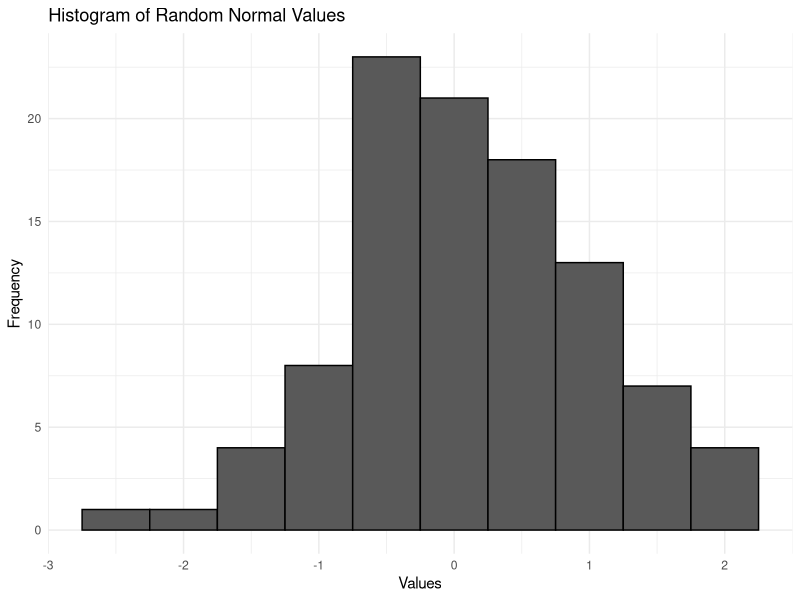
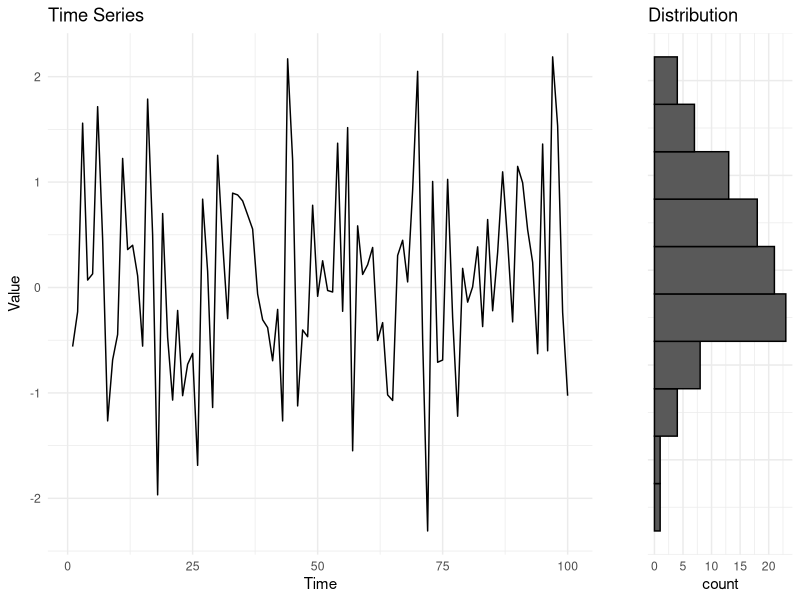
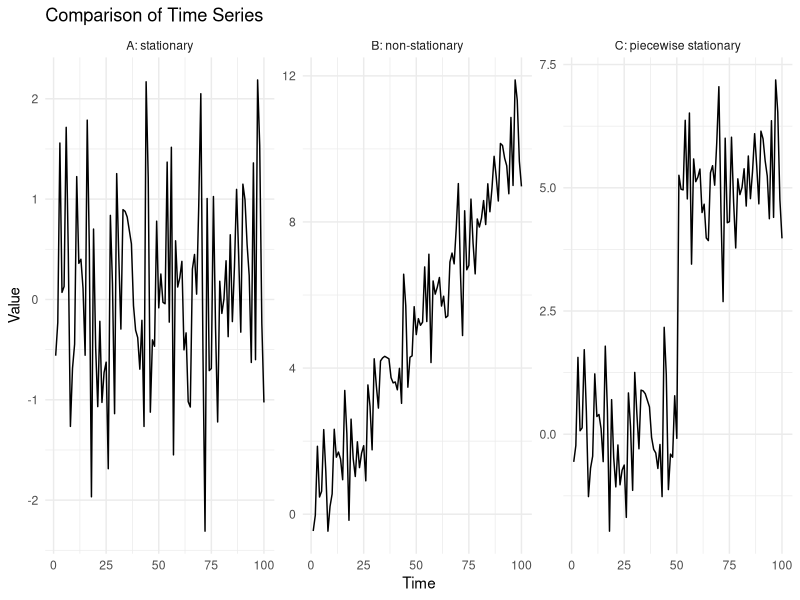

Write R code to recreate these figures, in order.
## ---- chunk 1
library(tidyverse)
library(ggpubr)
## ---- chunk 2
set.seed(123)
# Convert y to a data frame
data <- data.frame(y = rnorm(100))

# Create the histogram using ggplot2
ggplot(data, aes(x = y)) +
  geom_histogram(binwidth = 0.5, color = "black") +
  theme_minimal() +
  labs(title = "Histogram of Random Normal Values", x = "Values", y = "Frequency")
## ---- chunk 3
# Set seed for reproducibility
set.seed(123)

# Generate a stationary time series (normally distributed)
y <- rnorm(100)

# Create a data frame with an index for time and the time series values
data <- data.frame(time = 1:100, y = y)

# Time series plot (line graph) on the left
time_series_plot <- ggplot(data, aes(x = time, y = y)) +
  geom_line() +
  theme_minimal() +
  labs(title = "Time Series", x = "Time", y = "Value")

# Rotated histogram plot (using coord_flip to rotate)
rotated_histogram <- ggplot(data, aes(x = y)) +
  geom_histogram(binwidth = 0.5, color = "black") +
  coord_flip() +  # Flip the histogram to align it vertically
  theme_minimal() +
  theme(axis.title.y = element_blank(),    # Remove y-axis label
        axis.text.y = element_blank(),     # Remove y-axis numbers
        #axis.ticks.y = element_blank()
        ) +  # Remove y-axis ticks
  labs(title = "Distribution", x = "Frequency")

# Combine the two plots: time series on the left, rotated histogram on the right
combined_plot <- ggarrange( time_series_plot, rotated_histogram, widths = c(3, 1), align = "hv")

# Print the combined plot
combined_plot


## ---- chunk 4
# Load the necessary library
library(ggplot2)

# Set seed for reproducibility
set.seed(123)

# Generate the three time series
y1 <- rnorm(100)                           # Stationary
y2 <- y1 + 1:100 * 0.1                     # Non-stationary
y3 <- y1 + c(rep(0, 50), rep(5, 50))       # Piecewise stationary

# Combine the time series into a data frame with labels
data <- data.frame(
  time = rep(1:100, 3),                    # Time index
  value = c(y1, y2, y3),                   # Values from the three time series
  type = factor(rep(c("A: stationary", "B: non-stationary", "C: piecewise stationary"), each = 100)) # Labels
)

# Plot the three time series using ggplot
ggplot(data, aes(x = time, y = value)) +
  geom_line() +
  facet_wrap(~ type, scales = "free_y", ncol = 3) +    # Create 3 plots side by side
  theme_minimal() +
  labs(title = "Comparison of Time Series",
       x = "Time", y = "Value") +
  theme(legend.position = "none")                      # Remove legend since facet labels are clear
